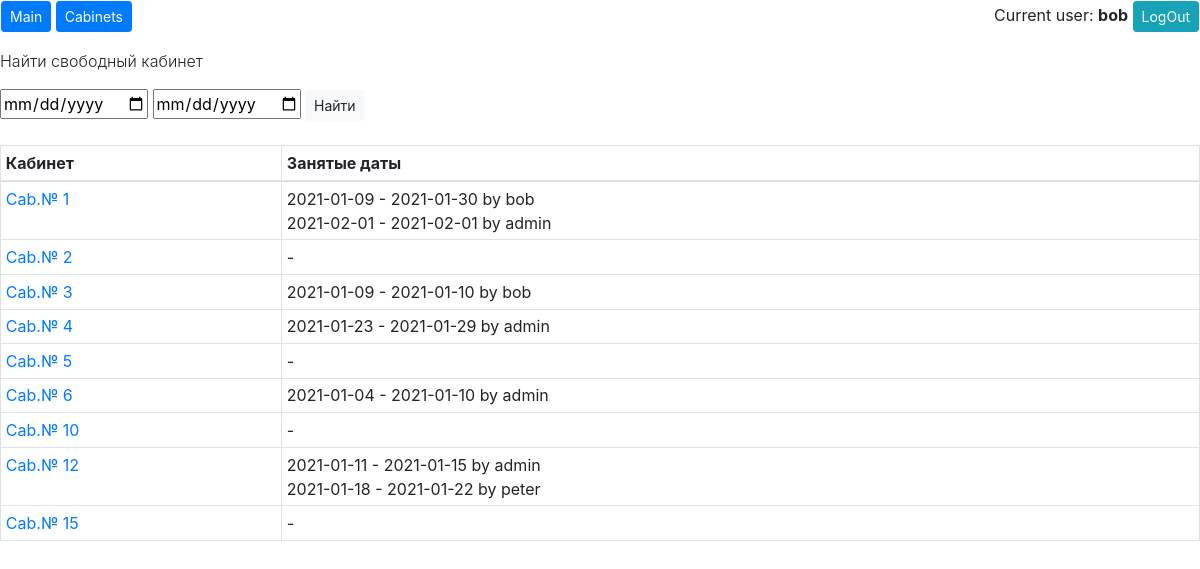
Screenshot of /cabinets/ (signed in) with the database file from the repository.
### workspace/models.py (models this page shows, shortened)
class Cabinet(models.Model):
    room_number = models.IntegerField()
    def __str__(self):
        return f"Cab.№ {self.room_number}"

class Booking(models.Model):
    booking_start = models.DateField()
    booking_end = models.DateField()
    cabinet = models.ForeignKey(Cabinet, on_delete=models.CASCADE)
    customer = models.ForeignKey(User, on_delete=models.CASCADE)
    def __str__(self):
        return f"{self.booking_start} - {self.booking_end} by {self.customer}"

### workspace/views.py (the view, shortened to what this page needs)
# urls.py: path('cabinets/', cabinets),
def cabinets(request):
    if request.method == 'GET':
        name = request.user.get_username()
        date_today = date.today()
        cabs = Cabinet.objects.all().order_by('room_number')
        bookings = []
        for cab in cabs:
            bookings.append(Booking.objects.filter(cabinet=cab, booking_end__gte=date_today).order_by('booking_start') or '-')
        cb = list(zip(cabs, bookings))
        date_today = str(date_today)
        context = {'context': cb, 'name': name, 'date': date_today}
        return render(request, 'cabinets.html', context)

### templates/cabinets.html (shortened to what this page needs)
{% extends "base.html" %}
{% block content %}
{% if name %}
<form action="/cabinets/" method="POST">
    <p class="font-weight-light">Найти свободный кабинет</p>
    <td><input type="date" name="begin" min="{{ date }}"></td>
    <td><input type="date" name="finish" min="{{ date }}"></td>
    <td><input class="btn btn-light btn-sm" type="submit" value="Найти"></td>
</form>
{% endif %}
<br>
<table class="table table-sm table-bordered">
    <thead>
    <tr>
        <th scope="col">Кабинет</th>
        <th scope="col">Занятые даты</th>
    </tr>
    </thead>
    <tbody>
    {% for cabinet, booking in context %}
    <tr>
        <td><a href="/cabinet/{{ cabinet.room_number }}">{{ cabinet }}</a></td>
        <td>
            {% for book in booking %}
            {{ book }}
            <br>
            {% endfor %}
        </td>
    </tr>
    {% endfor %}
    </tbody>
</table>
{% endblock %}

### templates/base.html (shortened to what this page needs)
<!DOCTYPE html>
<html lang="en">
<head>
<link rel="stylesheet" href="https://maxcdn.bootstrapcdn.com/bootstrap/4.0.0/css/bootstrap.min.css">
</head>
<body>
<table class="text">
    <tr>
        <td>
            <a href="/"><button type="button" class="btn btn-primary btn-sm">Main</button></a>
            <a href="/cabinets"><button type="button" class="btn btn-primary btn-sm">Cabinets</button></a>
        </td>
        <td class="rightcol">
            {% if name %}
            Current user: <b>{{ name }}</b>
            <a href="/logout"><button type="button" class="btn btn-info btn-sm">LogOut</button></a>
            {% endif %}
        </td>
    </tr>
</table>
{% block content %}{% endblock %}
</body>
</html>

### templates/base.html (style rules this page uses)
table.text { width: 100%; border-spacing: 0; }
table.text td { width: 50%; vertical-align: top; }
td.rightcol { text-align: right; }

### rows the page displays
Cabinet: room_number "Cab.№ 1"
Booking: booking_start+booking_end+customer "2021-01-09 - 2021-01-30 by bob"
Booking: booking_start+booking_end+customer "2021-02-01 - 2021-02-01 by admin"
Cabinet: room_number "Cab.№ 2", booking "-"
Cabinet: room_number "Cab.№ 3"
Booking: booking_start+booking_end+customer "2021-01-09 - 2021-01-10 by bob"
Cabinet: room_number "Cab.№ 4"
Booking: booking_start+booking_end+customer "2021-01-23 - 2021-01-29 by admin"
Cabinet: room_number "Cab.№ 5", booking "-"
Cabinet: room_number "Cab.№ 6"
Booking: booking_start+booking_end+customer "2021-01-04 - 2021-01-10 by admin"
Cabinet: room_number "Cab.№ 10", booking "-"
Cabinet: room_number "Cab.№ 12"
Booking: booking_start+booking_end+customer "2021-01-11 - 2021-01-15 by admin"
Booking: booking_start+booking_end+customer "2021-01-18 - 2021-01-22 by peter"
Cabinet: room_number "Cab.№ 15", booking "-"

### other values shown
{{ name }} "bob"
